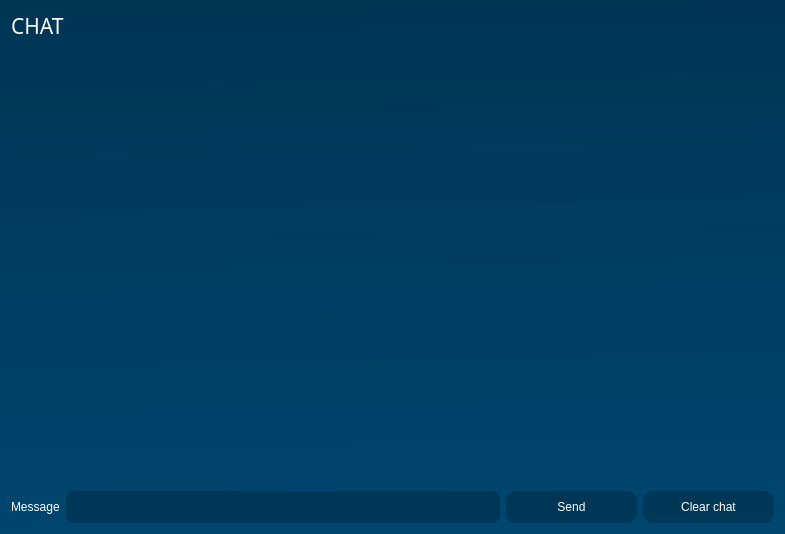
<?xml version="1.0" encoding="UTF-8"?>
<ui version="4.0">
 <class>Reunion</class>
 <widget class="QDialog" name="Reunion">
  <property name="geometry">
   <rect>
    <x>0</x>
    <y>0</y>
    <width>785</width>
    <height>534</height>
   </rect>
  </property>
  <property name="windowTitle">
   <string>Reunion</string>
  </property>
  <property name="styleSheet">
   <string notr="true">QMainWindow,QWidget,QMessageBox{
background: qlineargradient(spread:pad, x1:0.472, y1:0, x2:0.502, y2:1, stop:0 rgba(0, 53, 84, 255), stop:1 rgba(0, 70, 111, 255));
font-family:&quot;Quicksand SemiBold&quot;;
}


QListWidget{
background:transparent;
}

QFrame{
background:transparent;
}


QLabel,QGroupBox{
color: white;
background:transparent;
}
QComboBox{
background:rgb(0, 48, 75);
color:white;
height:32px;
border-radius:5px;
}

QLineEdit,QDateEdit,QDateTimeEdit{
background:rgba(0, 33, 52, 100);
color:white;
height:32px;
border-radius:8px;
}

QPushButton{
width:131px;
height:32px;
background:rgba(0, 33, 52, 100);
color:white;
border-radius:10px;
}

QPushButton:hover{
background: #cae9ff;
color:black;
}


Line{
backfround:white;
}</string>
  </property>
  <layout class="QVBoxLayout" name="verticalLayout_2">
   <item>
    <layout class="QVBoxLayout" name="verticalLayout">
     <item>
      <layout class="QHBoxLayout" name="horizontalLayout_4">
       <item>
        <widget class="QLabel" name="label_4">
         <property name="font">
          <font>
           <family>Quicksand SemiBold</family>
           <pointsize>16</pointsize>
          </font>
         </property>
         <property name="text">
          <string>CHAT</string>
         </property>
        </widget>
       </item>
      </layout>
     </item>
     <item>
      <widget class="QTextEdit" name="textEdit">
       <property name="enabled">
        <bool>false</bool>
       </property>
       <property name="font">
        <font>
         <family>Quicksand SemiBold</family>
         <pointsize>10</pointsize>
        </font>
       </property>
       <property name="styleSheet">
        <string notr="true">color:white;</string>
       </property>
      </widget>
     </item>
     <item>
      <layout class="QHBoxLayout" name="horizontalLayout_3">
       <item>
        <widget class="QLabel" name="label_3">
         <property name="text">
          <string>Message</string>
         </property>
        </widget>
       </item>
       <item>
        <widget class="QLineEdit" name="message_2"/>
       </item>
       <item>
        <widget class="QPushButton" name="send_2">
         <property name="cursor">
          <cursorShape>PointingHandCursor</cursorShape>
         </property>
         <property name="text">
          <string>Send</string>
         </property>
        </widget>
       </item>
       <item>
        <widget class="QPushButton" name="pushButton_2">
         <property name="cursor">
          <cursorShape>PointingHandCursor</cursorShape>
         </property>
         <property name="text">
          <string>Clear chat</string>
         </property>
        </widget>
       </item>
      </layout>
     </item>
    </layout>
   </item>
  </layout>
 </widget>
 <resources/>
 <connections/>
</ui>
